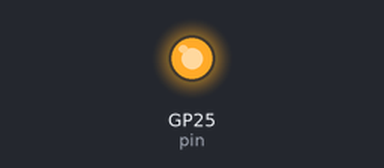
This program was run on a simulated Raspberry Pi Pico running MicroPython. Shown: output pins drawn as LEDs (lit = HIGH). What the program prints to the serial console is not drawn.

Above: at 0.5 s.
At 37.5 s:
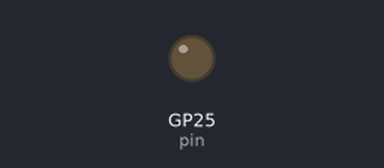
Timing chart, 0 to 40.0 s (numbered marks = the images above):
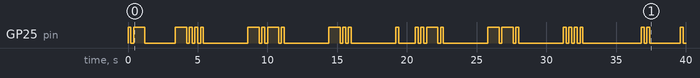

Measured:
- by itself, GP25 (pin): LOW → HIGH at 0.00 s, → LOW 0.20 s later, → HIGH 0.20 s later, → LOW 0.80 s later, … (56 changes in this stretch)

The program:

flash.py
```python
from machine import Pin
from utime import sleep

pin = Pin("LED", Pin.OUT)

morse_code = {
    'A': ['.-', 2],
    'B': ['-...', 3],
    'C': ['-.-.', 3],
    'D': ['-..', 3],
    'E': ['.', 1],
    'F': ['..-.', 3],
    'G': ['--.', 3],
    'H': ['....', 4],
    'I': ['..', 2],
    'J': ['.---', 4],
    'K': ['-.-', 3],
    'L': ['.-..', 4],
    'M': ['--', 2],
    'N': ['-.', 2],
    'O': ['---', 3],
    'P': ['.--.', 4],
    'Q': ['--.-', 4],
    'R': ['.-.', 3],
    'S': ['...', 3],
    'T': ['-', 1],
    'U': ['..-', 3],
    'V': ['...-', 4],
    'W': ['.--', 3],
    'X': ['-..-', 4],
    'Y': ['-.--', 4],
    'Z': ['--..', 4],
}

def blink_morse_code(letter):
    code, gap = morse_code[letter]
    for symbol in code:
        if symbol == '.':
            pin.on()
            sleep(0.2)
            pin.off()
            sleep(0.2)
        elif symbol == '-':
            pin.on()
            sleep(0.8)
            pin.off()
            sleep(0.2)
    sleep(gap)  # Gap between letters

print("LED starts flashing the alphabet in Morse code...")
while True:
    try:
        for letter in morse_code:
            blink_morse_code(letter)
    except KeyboardInterrupt:
        break

pin.off()
print("Finished.")
```
